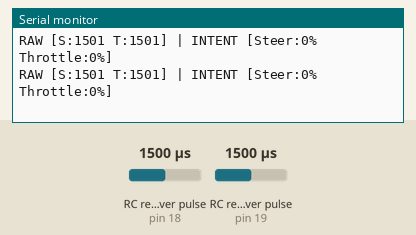
This sketch was run on a simulated Arduino Uno, built with avr-gcc and run on an emulated ATmega328P. On the bench: the last lines printed to the serial monitor. Wiring (inferred from the names in the program): 2 × RC receiver channel: data pin 18 / data pin 19. The inputs (shaded band) are chosen by the test bench; at power-on: RC receiver pulse (sensors on pin 18, pin 19) 1500 µs.

Above: at 1.2 s.
1.3 s: RC receiver pulse (sensor on pin 18) set to 1020 µs
At 1.46 s:
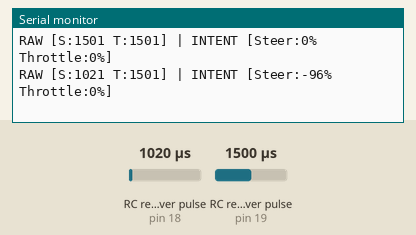
2.8 s: RC receiver pulse (sensor on pin 19) set to 1020 µs
At 2.9 s:
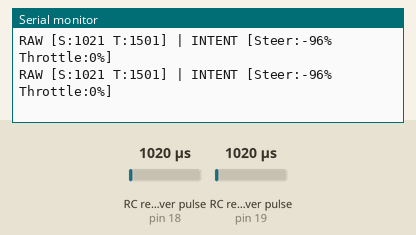
4.3 s: RC receiver pulse (sensor on pin 18) set to 1250 µs
At 4.34 s:
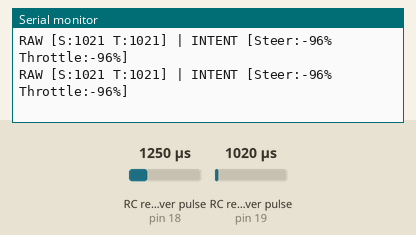
5.8 s: RC receiver pulse (sensor on pin 19) set to 1250 µs
At 5.9 s:
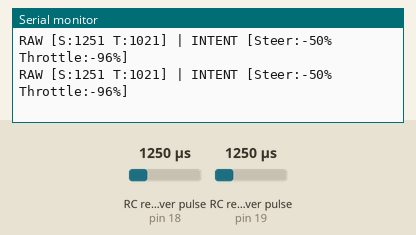
Timing chart, 0 to 8.3 s (numbered marks = the images above; inputs shaded):
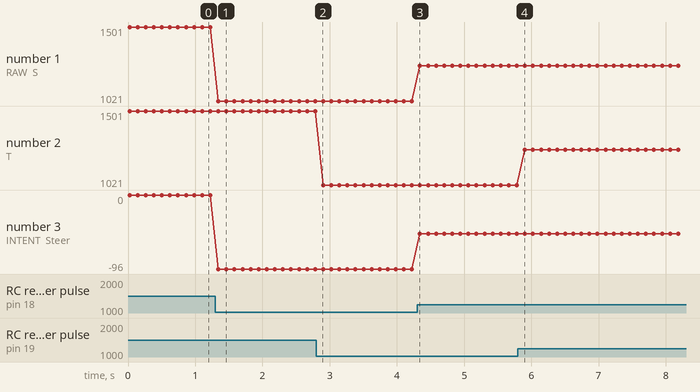

Measured:
- after the input at 1.3 s, the serial monitor: prints a new line at once (image 1)
- plotted number 1: 1501 → 1021 after the input at 1.3 s, 1021 → 1251 after the input at 4.3 s
- plotted number 3: 0 → -96 after the input at 1.3 s, -96 → -50 after the input at 4.3 s

The sketch:

pixhawkServorailTest.ino
```cpp
/* * PROJECT: Autonomous Smart Maize Planter
 * MODULE: Stage 2 - Navigation Passthrough Logic
 * GOAL: Verify Pixhawk PWM inputs and map to Normalised Intent (-100 to 100)
 */

// Hardware Pin Definitions
const int PIN_STEER    = 18; // Pixhawk Main Out 1
const int PIN_THROTTLE = 19; // Pixhawk Main Out 3

// Calibration Constants (Standard ArduPilot PWM)
const int PWM_MIN     = 1000;
const int PWM_NEUTRAL = 1500;
const int PWM_MAX     = 2000;
const int DEADZONE    = 25;  // Ignore minor fluctuations around 1500

void setup() {
  Serial.begin(115200);
  pinMode(PIN_STEER, INPUT);
  pinMode(PIN_THROTTLE, INPUT);

  Serial.println("--- MECHATRONICS TEST-BENCH: STAGE 2 ---");
  Serial.println("Initialising PWM Passthrough Listener...");
}

void loop() {
  // 1. Capture Raw Microseconds
  long rawSteer = pulseIn(PIN_STEER, HIGH, 25000);    // 25ms timeout
  long rawThrottle = pulseIn(PIN_THROTTLE, HIGH, 25000);

  // 2. Failsafe: Check if signal exists
  if (rawSteer == 0 || rawThrottle == 0) {
    Serial.println("CRITICAL: No PWM Signal Detected. Check Wiring/Arming Status.");
  } else {
    // 3. Normalise values to -100 (Full Left/Rev) to 100 (Full Right/Fwd)
    int normSteer = map(rawSteer, PWM_MIN, PWM_MAX, -100, 100);
    int normThrottle = map(rawThrottle, PWM_MIN, PWM_MAX, -100, 100);

    // 4. Apply Deadzone Logic
    if (abs(normSteer) < (DEADZONE / 5)) normSteer = 0;
    if (abs(normThrottle) < (DEADZONE / 5)) normThrottle = 0;

    // 5. Output for Engineering Verification
    Serial.print("RAW [S:"); Serial.print(rawSteer);
    Serial.print(" T:"); Serial.print(rawThrottle);
    Serial.print("] | INTENT [Steer:"); Serial.print(normSteer);
    Serial.print("% Throttle:"); Serial.print(normThrottle);
    Serial.println("%]");
  }

  delay(100); // 10Hz Refresh Rate for Serial Debugging
}
```
